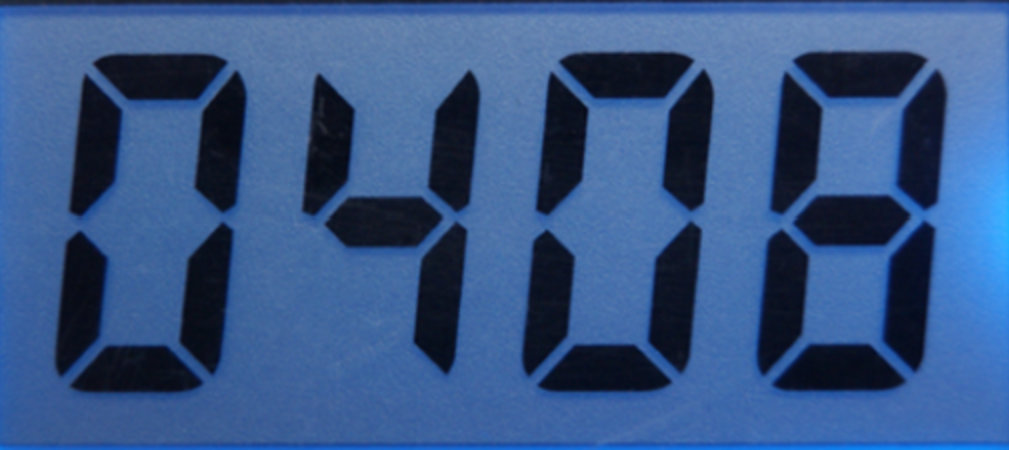
#> input picture LCD-tesseract/lcd.png, 1009 x 450 px, found by its file name
$ python read-lcd.py
#> lines starting #> are read from the running program, lines starting #| are printed output that depends on the picture; after the words box and inside, x2 and y2 are one past the last pixel; in counts of white or black regions, pixels touching at a corner belong together
import pytesseract as pyt
from PIL import Image
import cv2
import numpy as np

pyt.pytesseract.tesseract_cmd = r'C:\Program Files\Tesseract-OCR\tesseract.exe'

img_file = 'LCD-tesseract/lcd.png'

#img = Image.open(img_file)

# Optimizing the image
img = cv2.imread(img_file)
#> img is the input picture: shape (450, 1009, 3); mean B, G, R 135.5, 86.8, 54.9
img = cv2.cvtColor(img, cv2.COLOR_BGR2GRAY)
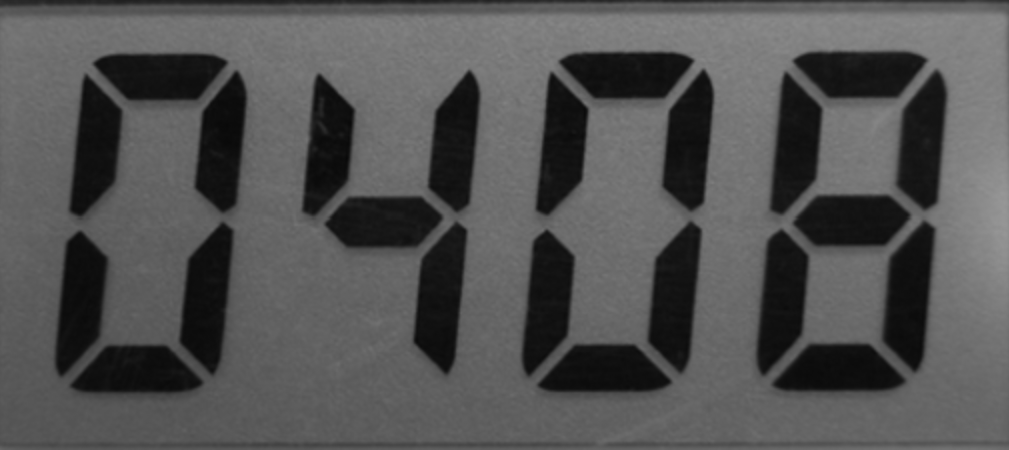
#> img: shape (450, 1009); min 8, max 151, mean 82.8
img = cv2.threshold(img, 0, 255, cv2.THRESH_BINARY | cv2.THRESH_OTSU)[1]
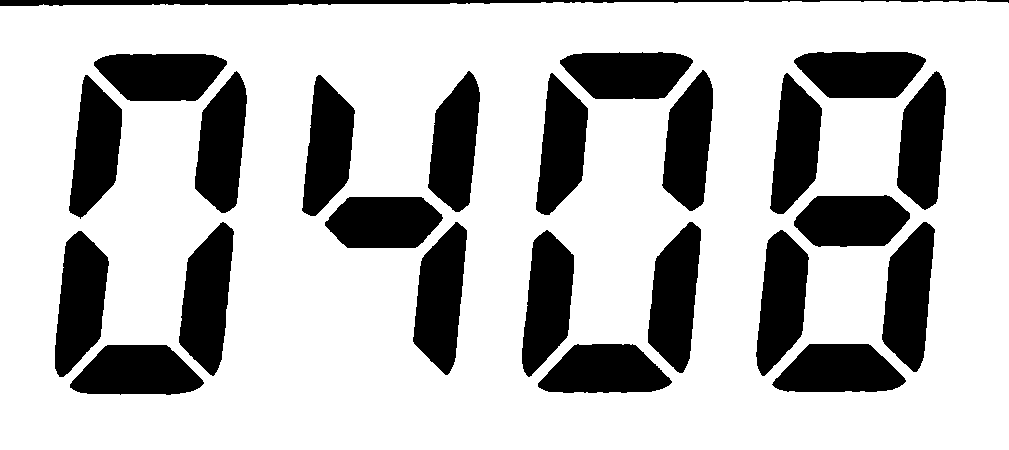
#> img: shape (450, 1009); 73.7% white; 25 black regions, largest, box (x1, y1, x2, y2) and area: (179, 222, 234, 376) 5579, (413, 222, 467, 375) 5466, (648, 222, 701, 373) 5420
img = cv2.medianBlur(img, 3)
#> img: shape (450, 1009); 73.7% white; 25 black regions, largest, box (x1, y1, x2, y2) and area: (179, 222, 234, 376) 5578, (413, 222, 467, 375) 5464, (648, 222, 701, 373) 5421

# erode to fill the gaps
kernel = np.ones((6, 6), np.uint8)
img = cv2.erode(img, kernel, iterations=4)
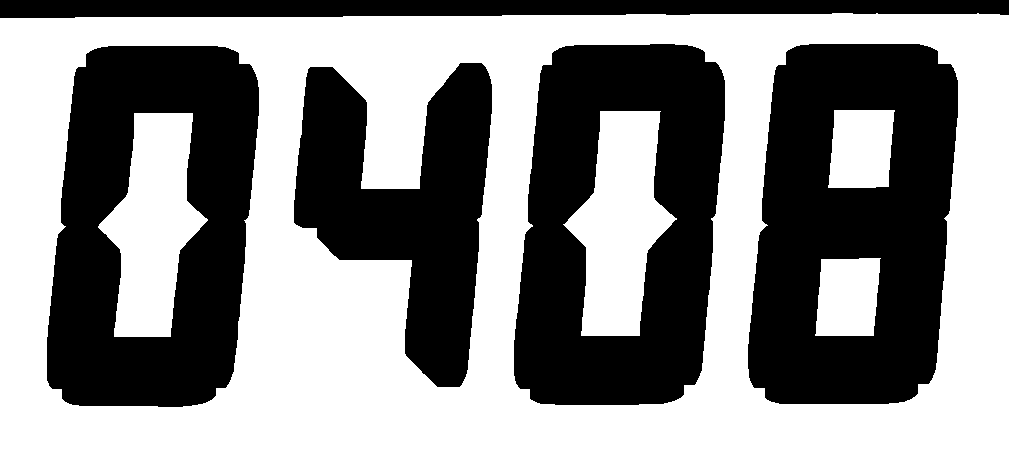
#> img: shape (450, 1009); 53.8% white; 5 black regions, box (x1, y1, x2, y2) and area: (748, 44, 958, 404) 56589, (47, 46, 259, 407) 51781, (514, 44, 725, 405) 51289, (294, 63, 492, 387) 34480, (0, 0, 1009, 18) 15680

""" display = cv2.imread(img_file, 0)
kernel = np.ones((6,6),np.uint8)
display = cv2.erode(display,kernel,iterations = 5) """

# Display the image
cv2.imshow('image', img)
cv2.waitKey(0)


# OCR
#> (the run stopped early here; a loop or call above may not have finished)
